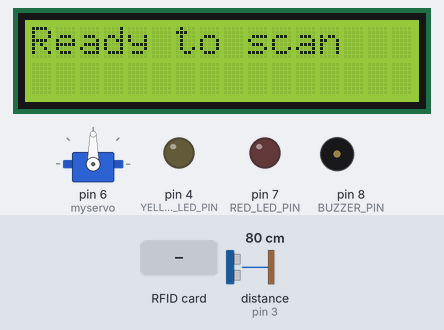
The sketch below on a simulated Arduino Uno, built with avr-gcc and run on an emulated ATmega328P. On the bench: servo, 16×2 character LCD, output pins drawn as LEDs (lit = HIGH), buzzer (waves = sounding). Wiring (inferred from the names in the program): ultrasonic range finder: trigger pin 2; echo pin 3. The inputs (shaded band) are chosen by the test bench; at power-on: distance to the obstacle (sensor on pin 3) 80 cm. The echo pulse lasts 58.3 µs per cm; pins used as bus, display or sensor lines are not drawn; what the sketch prints to the serial monitor is not drawn.

Above: at 1.3 s.
1.4 s: RFID card 13 AD 68 FA held to the reader
At 2.5 s:
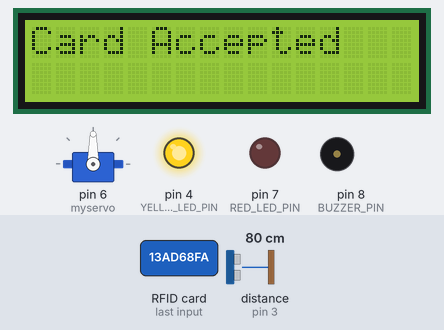
At 3.6 s:
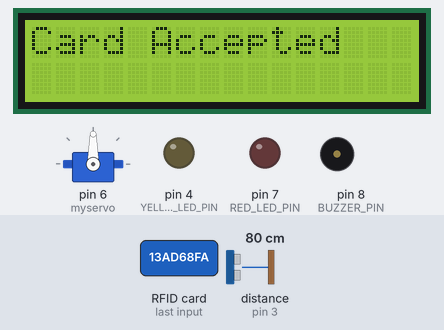
4.2 s: RFID card 5E 7A 19 C4 held to the reader
At 5.5 s:
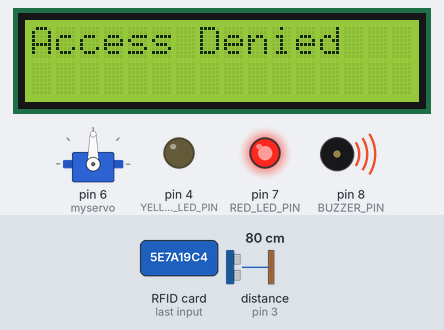
Timing chart, 0 to 8.3 s (numbered marks = the images above; inputs shaded):
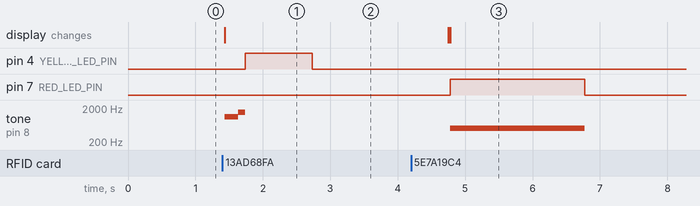

Measured:
- after the input at 1.4 s, pin 4 (YELLOW_LED_PIN): LOW → HIGH after 0.34 s, → LOW 1.0 s later; tone on pin 8 (BUZZER_PIN): silent → 1100 Hz at once, → 1500 Hz 0.20 s later, → silent 0.10 s later; the display: changes at once (image 1)
- after the input at 4.2 s, pin 7 (RED_LED_PIN): LOW → HIGH after 0.58 s, → LOW 2.0 s later; tone on pin 8 (BUZZER_PIN): silent → 500 Hz after 0.58 s, → silent 2.0 s later; the display: first differs from a run without the input after 0.58 s (image 3)

The sketch:

SCAN_RFID3.ino
```cpp
#include <SPI.h>
#include <MFRC522.h>
#include <Servo.h>
#include <Wire.h>
#include <LiquidCrystal_I2C.h>

#define RST_PIN 9
#define SS_PIN 10

#define RED_LED_PIN 7
#define YELLOW_LED_PIN 4
#define BUZZER_PIN 8
#define TRIG_PIN 2
#define ECHO_PIN 3

MFRC522 mfrc522(SS_PIN, RST_PIN);
Servo myservo;
LiquidCrystal_I2C lcd(0x27, 16, 2);

String allowedCardID = "13ad68fa";

unsigned long previousMillis = 0;
const long interval = 500;

int currentDistance = 0;

void setup() {
  Serial.begin(9600);
  SPI.begin();
  mfrc522.PCD_Init();
  myservo.attach(6);

  pinMode(BUZZER_PIN, OUTPUT);
  pinMode(RED_LED_PIN, OUTPUT);
  pinMode(YELLOW_LED_PIN, OUTPUT);
  pinMode(TRIG_PIN, OUTPUT);
  pinMode(ECHO_PIN, INPUT);

  lcd.begin(16, 2);
  lcd.backlight();
  lcd.setCursor(0, 0);
  lcd.print("Ready to scan");
}

void loop() {
  // Measure distance every 'interval' ms
  unsigned long currentMillis = millis();
  if (currentMillis - previousMillis >= interval) {
    previousMillis = currentMillis;
    currentDistance = getDistance();
    Serial.print("Distance: ");
    Serial.print(currentDistance);
    Serial.println(" cm");
  }

  if (mfrc522.PICC_IsNewCardPresent()) {
    if (mfrc522.PICC_ReadCardSerial()) {
      String cardID = "";
      for (byte i = 0; i < mfrc522.uid.size; i++) {
        cardID += String(mfrc522.uid.uidByte[i], HEX);
      }

      lcd.clear();
      lcd.setCursor(0, 0);

      if (cardID == allowedCardID) {
        lcd.print("Card Accepted");

        tone(BUZZER_PIN, 1100, 200);
        delay(200);
        tone(BUZZER_PIN, 1500, 100);
        delay(100);
        noTone(BUZZER_PIN);

        digitalWrite(YELLOW_LED_PIN, HIGH);
        delay(1000);
        digitalWrite(YELLOW_LED_PIN, LOW);

        Serial.print("Distance on card scan: ");
        Serial.print(currentDistance);
        Serial.println(" cm");

        if (currentDistance <= 15) {
          myservo.write(0);
          delay(100);
           int scandistance = 0;

          while (scandistance <= 15) {
            Serial.print("Distance on card scan: ");
            scandistance = getDistance();
            Serial.print(scandistance);
            Serial.println(" cm");
            delay(500);
          }

          delay(2000);
          myservo.write(90);
        }

        delay(2000);
      } else {
        lcd.print("Access Denied");
        tone(BUZZER_PIN, 500, 2000);
        digitalWrite(RED_LED_PIN, HIGH);
        delay(2000);
        digitalWrite(RED_LED_PIN, LOW);
        delay(2000);
      }

      lcd.clear();
      lcd.setCursor(0, 0);
      lcd.print("Ready to scan");

      mfrc522.PICC_HaltA();
    }
  }
}

// Ultrasonic distance measurement function
int getDistance() {
  digitalWrite(TRIG_PIN, LOW);
  delayMicroseconds(2);

  digitalWrite(TRIG_PIN, HIGH);
  delayMicroseconds(10);
  digitalWrite(TRIG_PIN, LOW);

  long duration = pulseIn(ECHO_PIN, HIGH);
  int distance = duration * 0.034 / 2;

  return distance;
}
```
